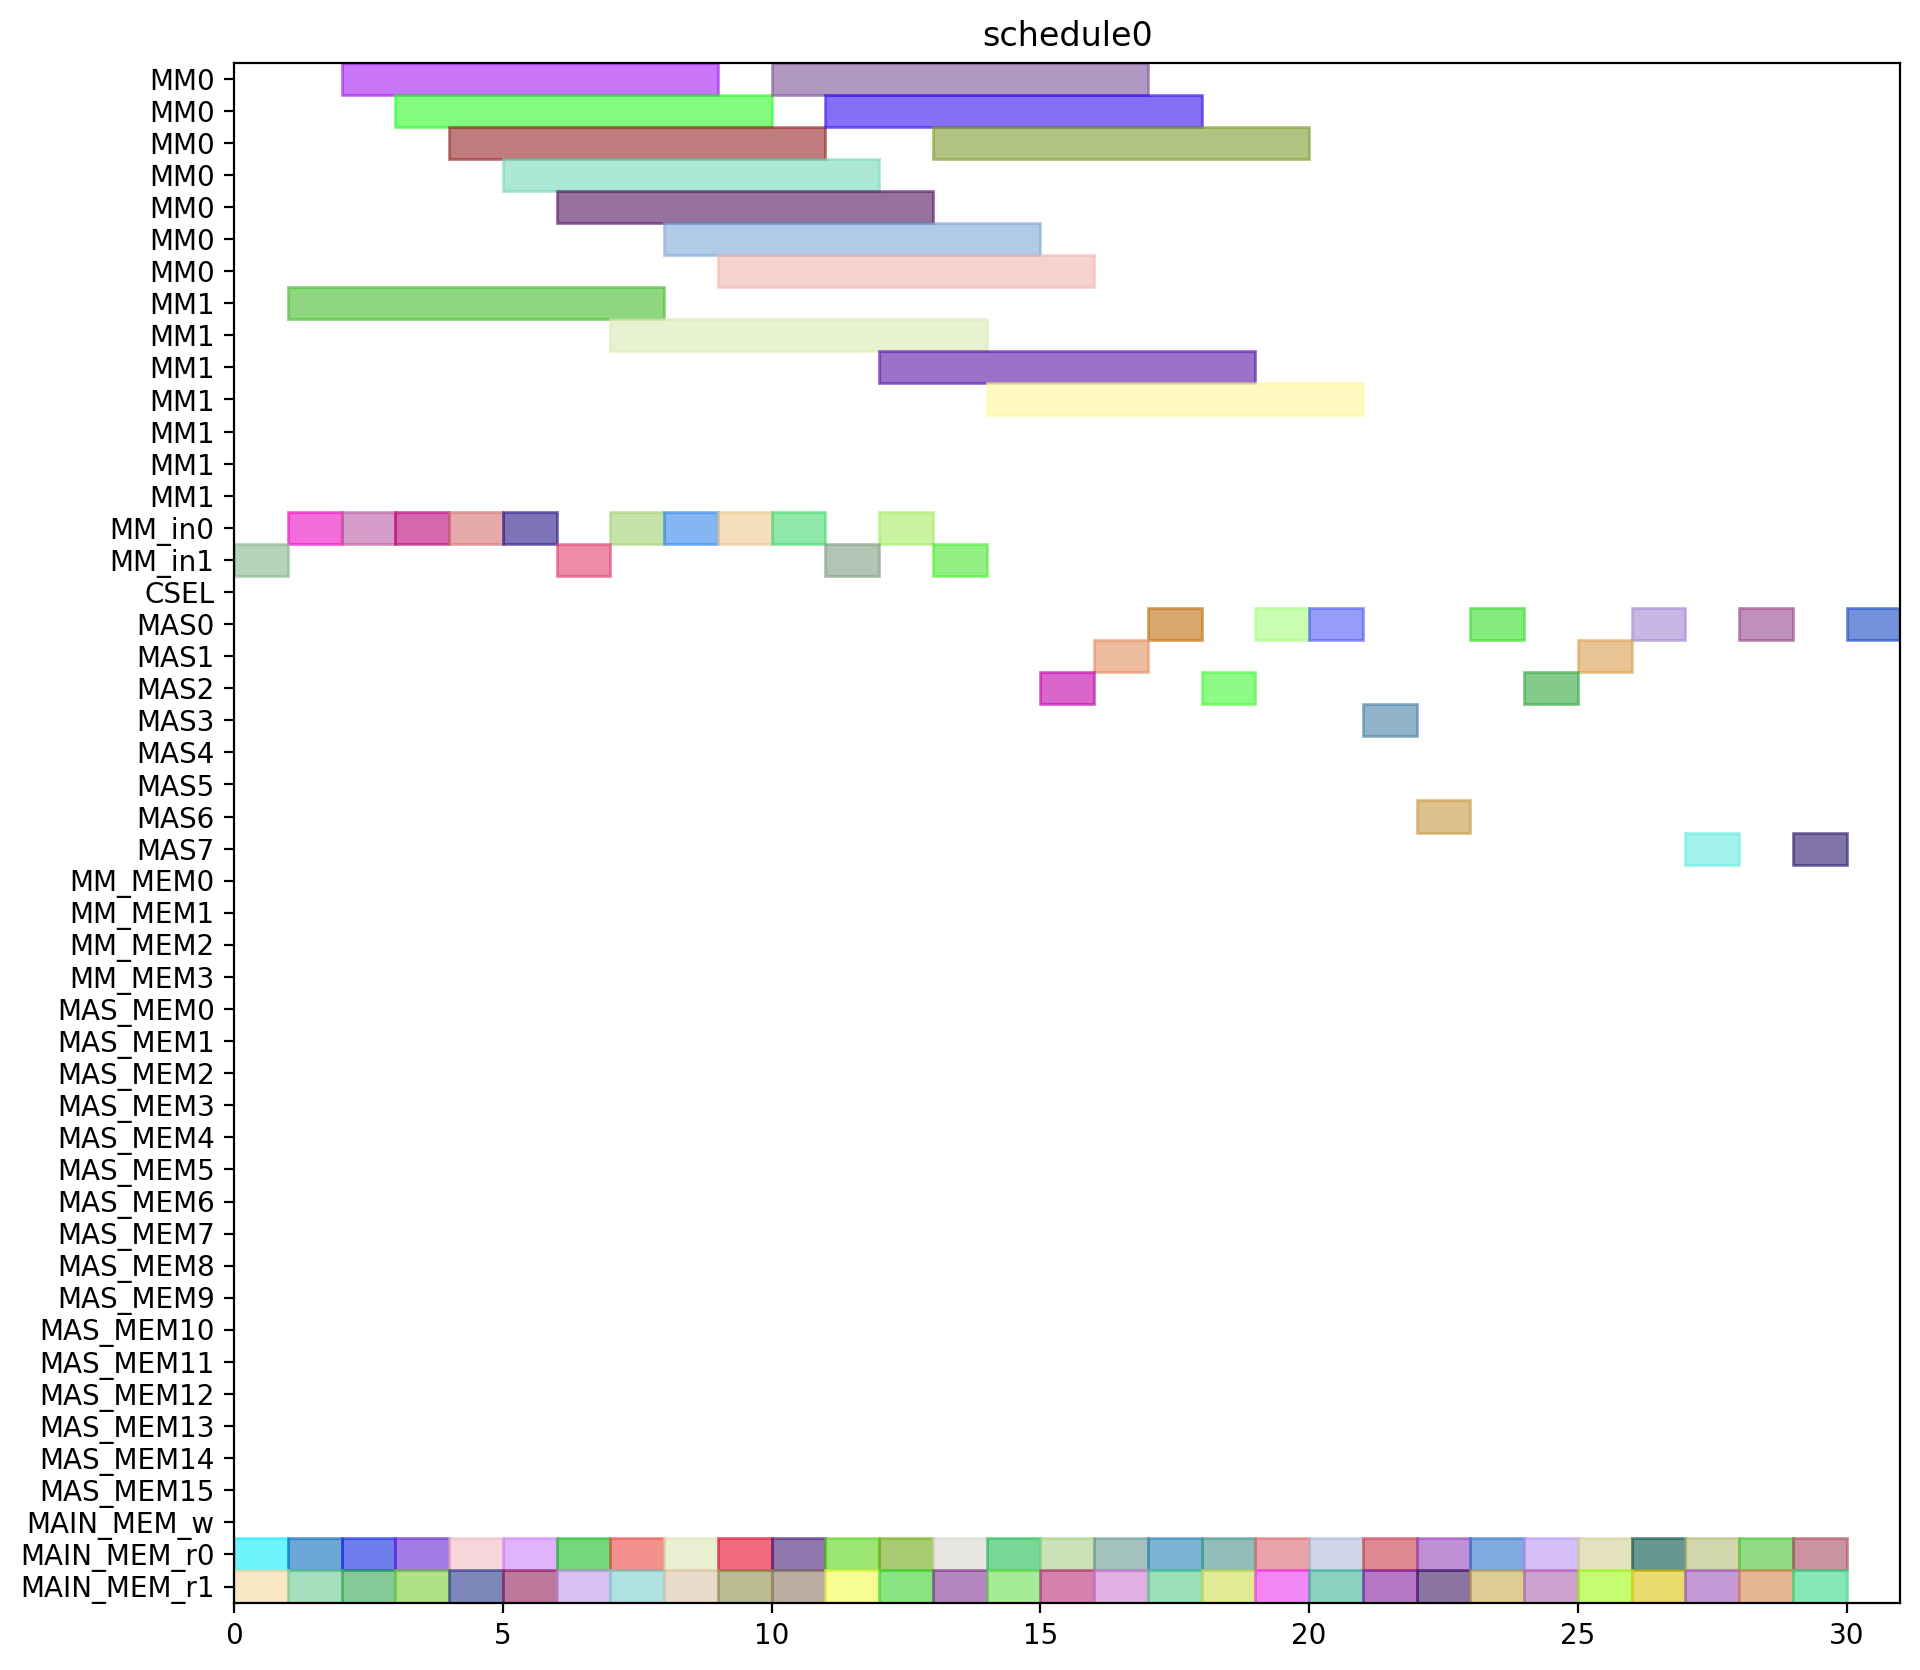

This figure's Python source:
from pyschedule import Scenario, solvers, plotters, alt


def solve():
	horizon = 120
	S = Scenario("schedule0", horizon=horizon)

	# resource
	MM = S.Resources('MM', num=2, size=7)
	MM_in = S.Resources('MM_in', num=2)
	CSEL = S.Resource('CSEL')
	MAS = S.Resources('MAS', num=8, size=1, periods=range(1, horizon))
	MM_MEM = S.Resources('MM_MEM', num=4)
	MAS_MEM = S.Resources('MAS_MEM', num=16)
	MAIN_MEM_w = S.Resource('MAIN_MEM_w', size=1)
	MAIN_MEM_r = S.Resources('MAIN_MEM_r', num=2)

	# result of previous scheduling

	# new tasks
	r1_t0 = S.Task('r1_t0', length=7, delay_cost=1)
	r1_t0 += alt(MM)
	r1_t0_in = S.Task('r1_t0_in', length=1, delay_cost=1)
	r1_t0_in += alt(MM_in)
	S += r1_t0_in*MM_in[0]<=r1_t0*MM[0]
	S += r1_t0_in*MM_in[1]<=r1_t0*MM[1]
	r1_t0_mem0 = S.Task('r1_t0_mem0', length=1, delay_cost=1)
	r1_t0_mem0 += MAIN_MEM_r[0]
	S += r1_t0_mem0 <= r1_t0

	r1_t0_mem1 = S.Task('r1_t0_mem1', length=1, delay_cost=1)
	r1_t0_mem1 += MAIN_MEM_r[1]
	S += r1_t0_mem1 <= r1_t0

	r1_t1 = S.Task('r1_t1', length=7, delay_cost=1)
	r1_t1 += alt(MM)
	r1_t1_in = S.Task('r1_t1_in', length=1, delay_cost=1)
	r1_t1_in += alt(MM_in)
	S += r1_t1_in*MM_in[0]<=r1_t1*MM[0]
	S += r1_t1_in*MM_in[1]<=r1_t1*MM[1]
	r1_t1_mem0 = S.Task('r1_t1_mem0', length=1, delay_cost=1)
	r1_t1_mem0 += MAIN_MEM_r[0]
	S += r1_t1_mem0 <= r1_t1

	r1_t1_mem1 = S.Task('r1_t1_mem1', length=1, delay_cost=1)
	r1_t1_mem1 += MAIN_MEM_r[1]
	S += r1_t1_mem1 <= r1_t1

	r1_t2 = S.Task('r1_t2', length=1, delay_cost=1)
	r1_t2 += alt(MAS)
	r1_t2_mem0 = S.Task('r1_t2_mem0', length=1, delay_cost=1)
	r1_t2_mem0 += MAIN_MEM_r[0]
	S += r1_t2_mem0 <= r1_t2

	r1_t2_mem1 = S.Task('r1_t2_mem1', length=1, delay_cost=1)
	r1_t2_mem1 += MAIN_MEM_r[1]
	S += r1_t2_mem1 <= r1_t2

	r1_t3 = S.Task('r1_t3', length=1, delay_cost=1)
	r1_t3 += alt(MAS)
	r1_t3_mem0 = S.Task('r1_t3_mem0', length=1, delay_cost=1)
	r1_t3_mem0 += MAIN_MEM_r[0]
	S += r1_t3_mem0 <= r1_t3

	r1_t3_mem1 = S.Task('r1_t3_mem1', length=1, delay_cost=1)
	r1_t3_mem1 += MAIN_MEM_r[1]
	S += r1_t3_mem1 <= r1_t3

	r3_t0 = S.Task('r3_t0', length=7, delay_cost=1)
	r3_t0 += alt(MM)
	r3_t0_in = S.Task('r3_t0_in', length=1, delay_cost=1)
	r3_t0_in += alt(MM_in)
	S += r3_t0_in*MM_in[0]<=r3_t0*MM[0]
	S += r3_t0_in*MM_in[1]<=r3_t0*MM[1]
	r3_t0_mem0 = S.Task('r3_t0_mem0', length=1, delay_cost=1)
	r3_t0_mem0 += MAIN_MEM_r[0]
	S += r3_t0_mem0 <= r3_t0

	r3_t0_mem1 = S.Task('r3_t0_mem1', length=1, delay_cost=1)
	r3_t0_mem1 += MAIN_MEM_r[1]
	S += r3_t0_mem1 <= r3_t0

	r3_t1 = S.Task('r3_t1', length=7, delay_cost=1)
	r3_t1 += alt(MM)
	r3_t1_in = S.Task('r3_t1_in', length=1, delay_cost=1)
	r3_t1_in += alt(MM_in)
	S += r3_t1_in*MM_in[0]<=r3_t1*MM[0]
	S += r3_t1_in*MM_in[1]<=r3_t1*MM[1]
	r3_t1_mem0 = S.Task('r3_t1_mem0', length=1, delay_cost=1)
	r3_t1_mem0 += MAIN_MEM_r[0]
	S += r3_t1_mem0 <= r3_t1

	r3_t1_mem1 = S.Task('r3_t1_mem1', length=1, delay_cost=1)
	r3_t1_mem1 += MAIN_MEM_r[1]
	S += r3_t1_mem1 <= r3_t1

	r3_t2 = S.Task('r3_t2', length=1, delay_cost=1)
	r3_t2 += alt(MAS)
	r3_t2_mem0 = S.Task('r3_t2_mem0', length=1, delay_cost=1)
	r3_t2_mem0 += MAIN_MEM_r[0]
	S += r3_t2_mem0 <= r3_t2

	r3_t2_mem1 = S.Task('r3_t2_mem1', length=1, delay_cost=1)
	r3_t2_mem1 += MAIN_MEM_r[1]
	S += r3_t2_mem1 <= r3_t2

	r3_t3 = S.Task('r3_t3', length=1, delay_cost=1)
	r3_t3 += alt(MAS)
	r3_t3_mem0 = S.Task('r3_t3_mem0', length=1, delay_cost=1)
	r3_t3_mem0 += MAIN_MEM_r[0]
	S += r3_t3_mem0 <= r3_t3

	r3_t3_mem1 = S.Task('r3_t3_mem1', length=1, delay_cost=1)
	r3_t3_mem1 += MAIN_MEM_r[1]
	S += r3_t3_mem1 <= r3_t3

	r4_t0 = S.Task('r4_t0', length=7, delay_cost=1)
	r4_t0 += alt(MM)
	r4_t0_in = S.Task('r4_t0_in', length=1, delay_cost=1)
	r4_t0_in += alt(MM_in)
	S += r4_t0_in*MM_in[0]<=r4_t0*MM[0]
	S += r4_t0_in*MM_in[1]<=r4_t0*MM[1]
	r4_t0_mem0 = S.Task('r4_t0_mem0', length=1, delay_cost=1)
	r4_t0_mem0 += MAIN_MEM_r[0]
	S += r4_t0_mem0 <= r4_t0

	r4_t0_mem1 = S.Task('r4_t0_mem1', length=1, delay_cost=1)
	r4_t0_mem1 += MAIN_MEM_r[1]
	S += r4_t0_mem1 <= r4_t0

	r4_t1 = S.Task('r4_t1', length=7, delay_cost=1)
	r4_t1 += alt(MM)
	r4_t1_in = S.Task('r4_t1_in', length=1, delay_cost=1)
	r4_t1_in += alt(MM_in)
	S += r4_t1_in*MM_in[0]<=r4_t1*MM[0]
	S += r4_t1_in*MM_in[1]<=r4_t1*MM[1]
	r4_t1_mem0 = S.Task('r4_t1_mem0', length=1, delay_cost=1)
	r4_t1_mem0 += MAIN_MEM_r[0]
	S += r4_t1_mem0 <= r4_t1

	r4_t1_mem1 = S.Task('r4_t1_mem1', length=1, delay_cost=1)
	r4_t1_mem1 += MAIN_MEM_r[1]
	S += r4_t1_mem1 <= r4_t1

	r4_t2 = S.Task('r4_t2', length=1, delay_cost=1)
	r4_t2 += alt(MAS)
	r4_t2_mem0 = S.Task('r4_t2_mem0', length=1, delay_cost=1)
	r4_t2_mem0 += MAIN_MEM_r[0]
	S += r4_t2_mem0 <= r4_t2

	r4_t2_mem1 = S.Task('r4_t2_mem1', length=1, delay_cost=1)
	r4_t2_mem1 += MAIN_MEM_r[1]
	S += r4_t2_mem1 <= r4_t2

	r4_t3 = S.Task('r4_t3', length=1, delay_cost=1)
	r4_t3 += alt(MAS)
	r4_t3_mem0 = S.Task('r4_t3_mem0', length=1, delay_cost=1)
	r4_t3_mem0 += MAIN_MEM_r[0]
	S += r4_t3_mem0 <= r4_t3

	r4_t3_mem1 = S.Task('r4_t3_mem1', length=1, delay_cost=1)
	r4_t3_mem1 += MAIN_MEM_r[1]
	S += r4_t3_mem1 <= r4_t3

	r5_t0 = S.Task('r5_t0', length=7, delay_cost=1)
	r5_t0 += alt(MM)
	r5_t0_in = S.Task('r5_t0_in', length=1, delay_cost=1)
	r5_t0_in += alt(MM_in)
	S += r5_t0_in*MM_in[0]<=r5_t0*MM[0]
	S += r5_t0_in*MM_in[1]<=r5_t0*MM[1]
	r5_t0_mem0 = S.Task('r5_t0_mem0', length=1, delay_cost=1)
	r5_t0_mem0 += MAIN_MEM_r[0]
	S += r5_t0_mem0 <= r5_t0

	r5_t0_mem1 = S.Task('r5_t0_mem1', length=1, delay_cost=1)
	r5_t0_mem1 += MAIN_MEM_r[1]
	S += r5_t0_mem1 <= r5_t0

	r5_t1 = S.Task('r5_t1', length=7, delay_cost=1)
	r5_t1 += alt(MM)
	r5_t1_in = S.Task('r5_t1_in', length=1, delay_cost=1)
	r5_t1_in += alt(MM_in)
	S += r5_t1_in*MM_in[0]<=r5_t1*MM[0]
	S += r5_t1_in*MM_in[1]<=r5_t1*MM[1]
	r5_t1_mem0 = S.Task('r5_t1_mem0', length=1, delay_cost=1)
	r5_t1_mem0 += MAIN_MEM_r[0]
	S += r5_t1_mem0 <= r5_t1

	r5_t1_mem1 = S.Task('r5_t1_mem1', length=1, delay_cost=1)
	r5_t1_mem1 += MAIN_MEM_r[1]
	S += r5_t1_mem1 <= r5_t1

	r5_t2 = S.Task('r5_t2', length=1, delay_cost=1)
	r5_t2 += alt(MAS)
	r5_t2_mem0 = S.Task('r5_t2_mem0', length=1, delay_cost=1)
	r5_t2_mem0 += MAIN_MEM_r[0]
	S += r5_t2_mem0 <= r5_t2

	r5_t2_mem1 = S.Task('r5_t2_mem1', length=1, delay_cost=1)
	r5_t2_mem1 += MAIN_MEM_r[1]
	S += r5_t2_mem1 <= r5_t2

	r5_t3 = S.Task('r5_t3', length=1, delay_cost=1)
	r5_t3 += alt(MAS)
	r5_t3_mem0 = S.Task('r5_t3_mem0', length=1, delay_cost=1)
	r5_t3_mem0 += MAIN_MEM_r[0]
	S += r5_t3_mem0 <= r5_t3

	r5_t3_mem1 = S.Task('r5_t3_mem1', length=1, delay_cost=1)
	r5_t3_mem1 += MAIN_MEM_r[1]
	S += r5_t3_mem1 <= r5_t3

	r6_t0 = S.Task('r6_t0', length=7, delay_cost=1)
	r6_t0 += alt(MM)
	r6_t0_in = S.Task('r6_t0_in', length=1, delay_cost=1)
	r6_t0_in += alt(MM_in)
	S += r6_t0_in*MM_in[0]<=r6_t0*MM[0]
	S += r6_t0_in*MM_in[1]<=r6_t0*MM[1]
	r6_t0_mem0 = S.Task('r6_t0_mem0', length=1, delay_cost=1)
	r6_t0_mem0 += MAIN_MEM_r[0]
	S += r6_t0_mem0 <= r6_t0

	r6_t0_mem1 = S.Task('r6_t0_mem1', length=1, delay_cost=1)
	r6_t0_mem1 += MAIN_MEM_r[1]
	S += r6_t0_mem1 <= r6_t0

	r6_t1 = S.Task('r6_t1', length=7, delay_cost=1)
	r6_t1 += alt(MM)
	r6_t1_in = S.Task('r6_t1_in', length=1, delay_cost=1)
	r6_t1_in += alt(MM_in)
	S += r6_t1_in*MM_in[0]<=r6_t1*MM[0]
	S += r6_t1_in*MM_in[1]<=r6_t1*MM[1]
	r6_t1_mem0 = S.Task('r6_t1_mem0', length=1, delay_cost=1)
	r6_t1_mem0 += MAIN_MEM_r[0]
	S += r6_t1_mem0 <= r6_t1

	r6_t1_mem1 = S.Task('r6_t1_mem1', length=1, delay_cost=1)
	r6_t1_mem1 += MAIN_MEM_r[1]
	S += r6_t1_mem1 <= r6_t1

	r6_t2 = S.Task('r6_t2', length=1, delay_cost=1)
	r6_t2 += alt(MAS)
	r6_t2_mem0 = S.Task('r6_t2_mem0', length=1, delay_cost=1)
	r6_t2_mem0 += MAIN_MEM_r[0]
	S += r6_t2_mem0 <= r6_t2

	r6_t2_mem1 = S.Task('r6_t2_mem1', length=1, delay_cost=1)
	r6_t2_mem1 += MAIN_MEM_r[1]
	S += r6_t2_mem1 <= r6_t2

	r6_t3 = S.Task('r6_t3', length=1, delay_cost=1)
	r6_t3 += alt(MAS)
	r6_t3_mem0 = S.Task('r6_t3_mem0', length=1, delay_cost=1)
	r6_t3_mem0 += MAIN_MEM_r[0]
	S += r6_t3_mem0 <= r6_t3

	r6_t3_mem1 = S.Task('r6_t3_mem1', length=1, delay_cost=1)
	r6_t3_mem1 += MAIN_MEM_r[1]
	S += r6_t3_mem1 <= r6_t3

	r9_t2 = S.Task('r9_t2', length=1, delay_cost=1)
	r9_t2 += alt(MAS)
	r9_t2_mem0 = S.Task('r9_t2_mem0', length=1, delay_cost=1)
	r9_t2_mem0 += MAIN_MEM_r[0]
	S += r9_t2_mem0 <= r9_t2

	r9_t2_mem1 = S.Task('r9_t2_mem1', length=1, delay_cost=1)
	r9_t2_mem1 += MAIN_MEM_r[1]
	S += r9_t2_mem1 <= r9_t2

	r12_t0 = S.Task('r12_t0', length=7, delay_cost=1)
	r12_t0 += alt(MM)
	r12_t0_in = S.Task('r12_t0_in', length=1, delay_cost=1)
	r12_t0_in += alt(MM_in)
	S += r12_t0_in*MM_in[0]<=r12_t0*MM[0]
	S += r12_t0_in*MM_in[1]<=r12_t0*MM[1]
	r12_t0_mem0 = S.Task('r12_t0_mem0', length=1, delay_cost=1)
	r12_t0_mem0 += MAIN_MEM_r[0]
	S += r12_t0_mem0 <= r12_t0

	r12_t0_mem1 = S.Task('r12_t0_mem1', length=1, delay_cost=1)
	r12_t0_mem1 += MAIN_MEM_r[1]
	S += r12_t0_mem1 <= r12_t0

	r12_t1 = S.Task('r12_t1', length=7, delay_cost=1)
	r12_t1 += alt(MM)
	r12_t1_in = S.Task('r12_t1_in', length=1, delay_cost=1)
	r12_t1_in += alt(MM_in)
	S += r12_t1_in*MM_in[0]<=r12_t1*MM[0]
	S += r12_t1_in*MM_in[1]<=r12_t1*MM[1]
	r12_t1_mem0 = S.Task('r12_t1_mem0', length=1, delay_cost=1)
	r12_t1_mem0 += MAIN_MEM_r[0]
	S += r12_t1_mem0 <= r12_t1

	r12_t1_mem1 = S.Task('r12_t1_mem1', length=1, delay_cost=1)
	r12_t1_mem1 += MAIN_MEM_r[1]
	S += r12_t1_mem1 <= r12_t1

	r12_t2 = S.Task('r12_t2', length=1, delay_cost=1)
	r12_t2 += alt(MAS)
	r12_t2_mem0 = S.Task('r12_t2_mem0', length=1, delay_cost=1)
	r12_t2_mem0 += MAIN_MEM_r[0]
	S += r12_t2_mem0 <= r12_t2

	r12_t2_mem1 = S.Task('r12_t2_mem1', length=1, delay_cost=1)
	r12_t2_mem1 += MAIN_MEM_r[1]
	S += r12_t2_mem1 <= r12_t2

	r12_t3 = S.Task('r12_t3', length=1, delay_cost=1)
	r12_t3 += alt(MAS)
	r12_t3_mem0 = S.Task('r12_t3_mem0', length=1, delay_cost=1)
	r12_t3_mem0 += MAIN_MEM_r[0]
	S += r12_t3_mem0 <= r12_t3

	r12_t3_mem1 = S.Task('r12_t3_mem1', length=1, delay_cost=1)
	r12_t3_mem1 += MAIN_MEM_r[1]
	S += r12_t3_mem1 <= r12_t3

	r13_t0 = S.Task('r13_t0', length=7, delay_cost=1)
	r13_t0 += alt(MM)
	r13_t0_in = S.Task('r13_t0_in', length=1, delay_cost=1)
	r13_t0_in += alt(MM_in)
	S += r13_t0_in*MM_in[0]<=r13_t0*MM[0]
	S += r13_t0_in*MM_in[1]<=r13_t0*MM[1]
	r13_t0_mem0 = S.Task('r13_t0_mem0', length=1, delay_cost=1)
	r13_t0_mem0 += MAIN_MEM_r[0]
	S += r13_t0_mem0 <= r13_t0

	r13_t0_mem1 = S.Task('r13_t0_mem1', length=1, delay_cost=1)
	r13_t0_mem1 += MAIN_MEM_r[1]
	S += r13_t0_mem1 <= r13_t0

	r13_t1 = S.Task('r13_t1', length=7, delay_cost=1)
	r13_t1 += alt(MM)
	r13_t1_in = S.Task('r13_t1_in', length=1, delay_cost=1)
	r13_t1_in += alt(MM_in)
	S += r13_t1_in*MM_in[0]<=r13_t1*MM[0]
	S += r13_t1_in*MM_in[1]<=r13_t1*MM[1]
	r13_t1_mem0 = S.Task('r13_t1_mem0', length=1, delay_cost=1)
	r13_t1_mem0 += MAIN_MEM_r[0]
	S += r13_t1_mem0 <= r13_t1

	r13_t1_mem1 = S.Task('r13_t1_mem1', length=1, delay_cost=1)
	r13_t1_mem1 += MAIN_MEM_r[1]
	S += r13_t1_mem1 <= r13_t1

	r13_t2 = S.Task('r13_t2', length=1, delay_cost=1)
	r13_t2 += alt(MAS)
	r13_t2_mem0 = S.Task('r13_t2_mem0', length=1, delay_cost=1)
	r13_t2_mem0 += MAIN_MEM_r[0]
	S += r13_t2_mem0 <= r13_t2

	r13_t2_mem1 = S.Task('r13_t2_mem1', length=1, delay_cost=1)
	r13_t2_mem1 += MAIN_MEM_r[1]
	S += r13_t2_mem1 <= r13_t2

	r13_t3 = S.Task('r13_t3', length=1, delay_cost=1)
	r13_t3 += alt(MAS)
	r13_t3_mem0 = S.Task('r13_t3_mem0', length=1, delay_cost=1)
	r13_t3_mem0 += MAIN_MEM_r[0]
	S += r13_t3_mem0 <= r13_t3

	r13_t3_mem1 = S.Task('r13_t3_mem1', length=1, delay_cost=1)
	r13_t3_mem1 += MAIN_MEM_r[1]
	S += r13_t3_mem1 <= r13_t3

	r16_t3 = S.Task('r16_t3', length=1, delay_cost=1)
	r16_t3 += alt(MAS)
	r16_t3_mem0 = S.Task('r16_t3_mem0', length=1, delay_cost=1)
	r16_t3_mem0 += MAIN_MEM_r[0]
	S += r16_t3_mem0 <= r16_t3

	r16_t3_mem1 = S.Task('r16_t3_mem1', length=1, delay_cost=1)
	r16_t3_mem1 += MAIN_MEM_r[1]
	S += r16_t3_mem1 <= r16_t3

	solvers.mip.solve(S,msg=1,kind='CPLEX',ratio_gap=1.01)

	solution = [['hoge']*len(S.solution()[1]) for i in range(len(S.solution()))]
	for i in range(len(S.solution())):
		for j in range(len(S.solution()[i])):
			solution[i][j]=str(S.solution()[i][j])
	print(solution)

	cycles = int(solution[-1][3])

	pic_file_name = "/home/mfukuda/ABE/multiRAM_multiMAS_16mux/scheduling_result/stage7MM2_stage1MAS8/EP2_YRECOVER/schedule0.png"
	if(S.solution() != []):
		plotters.matplotlib.plot(S,img_filename=pic_file_name, show_task_labels=False, fig_size=(cycles*0.25+3, 10))

	return solution
